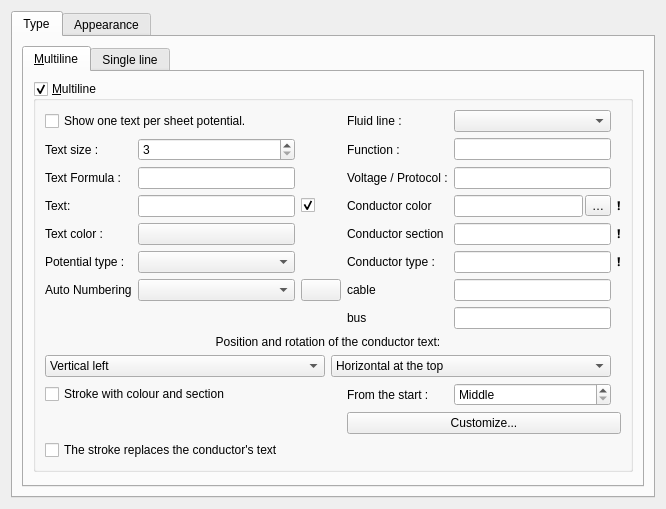
<?xml version="1.0" encoding="UTF-8"?>
<ui version="4.0">
 <class>ConductorPropertiesWidget</class>
 <widget class="QWidget" name="ConductorPropertiesWidget">
  <property name="geometry">
   <rect>
    <x>0</x>
    <y>0</y>
    <width>666</width>
    <height>418</height>
   </rect>
  </property>
  <property name="windowTitle">
   <string>Form</string>
  </property>
  <layout class="QGridLayout" name="gridLayout_9">
   <item row="0" column="0">
    <widget class="QTabWidget" name="tabWidget">
     <property name="currentIndex">
      <number>0</number>
     </property>
     <widget class="QWidget" name="type">
      <attribute name="title">
       <string>Type</string>
      </attribute>
      <layout class="QGridLayout" name="gridLayout_8">
       <item row="0" column="0">
        <widget class="QTabWidget" name="tabWidget_2">
         <property name="currentIndex">
          <number>0</number>
         </property>
         <widget class="QWidget" name="Multifilaire">
          <attribute name="title">
           <string>&amp;Multiline</string>
          </attribute>
          <layout class="QGridLayout" name="gridLayout_7">
           <item row="0" column="0">
            <widget class="QGroupBox" name="m_multiwires_gb">
             <property name="minimumSize">
              <size>
               <width>600</width>
               <height>0</height>
              </size>
             </property>
             <property name="title">
              <string>&amp;Multiline</string>
             </property>
             <property name="checkable">
              <bool>true</bool>
             </property>
             <property name="checked">
              <bool>true</bool>
             </property>
             <layout class="QGridLayout" name="gridLayout_3">
              <item row="5" column="0">
               <widget class="QLabel" name="m_potential_type_label">
                <property name="text">
                 <string>Potential type :</string>
                </property>
               </widget>
              </item>
              <item row="5" column="1">
               <widget class="QComboBox" name="m_potential_type_cb"/>
              </item>
              <item row="4" column="0">
               <widget class="QLabel" name="label_14">
                <property name="text">
                 <string>Text color :</string>
                </property>
               </widget>
              </item>
              <item row="3" column="3">
               <widget class="QLabel" name="label_4">
                <property name="text">
                 <string>Conductor color</string>
                </property>
               </widget>
              </item>
              <item row="6" column="1">
               <widget class="QComboBox" name="m_available_autonum_cb"/>
              </item>
              <item row="3" column="1">
               <widget class="QLineEdit" name="m_text_le">
                <property name="toolTip">
                 <string>Text</string>
                </property>
                <property name="clearButtonEnabled">
                 <bool>true</bool>
                </property>
               </widget>
              </item>
              <item row="2" column="3">
               <widget class="QLabel" name="label_9">
                <property name="text">
                 <string>Voltage / Protocol :</string>
                </property>
               </widget>
              </item>
              <item row="6" column="0">
               <widget class="QLabel" name="m_autonum_label">
                <property name="text">
                 <string>Auto Numbering</string>
                </property>
               </widget>
              </item>
              <item row="4" column="1">
               <widget class="KColorButton" name="m_text_color_kpb"/>
              </item>
              <item row="1" column="1">
               <widget class="QSpinBox" name="m_text_size_sb">
                <property name="toolTip">
                 <string>Text size</string>
                </property>
                <property name="wrapping">
                 <bool>false</bool>
                </property>
                <property name="buttonSymbols">
                 <enum>QAbstractSpinBox::UpDownArrows</enum>
                </property>
                <property name="prefix">
                 <string/>
                </property>
                <property name="minimum">
                 <number>3</number>
                </property>
                <property name="maximum">
                 <number>99</number>
                </property>
               </widget>
              </item>
              <item row="2" column="4">
               <widget class="QLineEdit" name="m_tension_protocol_le">
                <property name="clearButtonEnabled">
                 <bool>true</bool>
                </property>
               </widget>
              </item>
              <item row="4" column="3">
               <widget class="QLabel" name="label_5">
                <property name="text">
                 <string>Conductor section</string>
                </property>
               </widget>
              </item>
              <item row="5" column="3">
               <widget class="QLabel" name="m_conductor_type_label">
                <property name="text">
                 <string>Conductor type :</string>
                </property>
               </widget>
              </item>
              <item row="5" column="4">
               <widget class="QLineEdit" name="m_conductor_type_le"/>
              </item>
              <item row="3" column="5">
               <widget class="QLabel" name="m_wire_color_locked_info">
                <property name="text">
                 <string>❗</string>
                </property>
                <property name="visible">
                 <bool>false</bool>
                </property>
               </widget>
              </item>
              <item row="4" column="5">
               <widget class="QLabel" name="m_wire_section_locked_info">
                <property name="text">
                 <string>❗</string>
                </property>
                <property name="visible">
                 <bool>false</bool>
                </property>
               </widget>
              </item>
              <item row="5" column="5">
               <widget class="QLabel" name="m_conductor_type_locked_info">
                <property name="text">
                 <string>❗</string>
                </property>
                <property name="visible">
                 <bool>false</bool>
                </property>
               </widget>
              </item>
              <item row="3" column="2">
               <widget class="QCheckBox" name="m_show_text_cb">
                <property name="toolTip">
                 <string>Visible text</string>
                </property>
                <property name="text">
                 <string/>
                </property>
                <property name="checked">
                 <bool>true</bool>
                </property>
               </widget>
              </item>
              <item row="0" column="0" colspan="3">
               <widget class="QCheckBox" name="m_one_text_per_folio_cb">
                <property name="toolTip">
                 <string>Activate the option text by potential</string>
                </property>
                <property name="text">
                 <string>Show one text per sheet potential. </string>
                </property>
               </widget>
              </item>
              <item row="0" column="3">
               <widget class="QLabel" name="m_fluid_line_label">
                <property name="text">
                 <string>Fluid line :</string>
                </property>
               </widget>
              </item>
              <item row="0" column="4">
               <widget class="QComboBox" name="m_fluid_line_cb">
                <property name="toolTip">
                 <string>What this line is used for in a pneumatic or hydraulic diagram. A pilot or exhaust line is drawn dashed, a working line solid.</string>
                </property>
               </widget>
              </item>
              <item row="1" column="3">
               <widget class="QLabel" name="label_8">
                <property name="text">
                 <string>Function :</string>
                </property>
               </widget>
              </item>
              <item row="9" column="0" colspan="3">
               <widget class="QCheckBox" name="m_definition_mark_cb">
                <property name="toolTip">
                 <string>A slanted stroke across the conductor, with its colour above and its section below. Drag it along the conductor to move it.</string>
                </property>
                <property name="text">
                 <string>Stroke with colour and section</string>
                </property>
               </widget>
              </item>
              <item row="9" column="3">
               <widget class="QLabel" name="m_definition_mark_at_label">
                <property name="text">
                 <string>From the start :</string>
                </property>
               </widget>
              </item>
              <item row="9" column="4">
               <widget class="QSpinBox" name="m_definition_mark_at_sb">
                <property name="toolTip">
                 <string>Where the stroke stands, as a share of the conductor's length from its start. "Middle": the middle of its longest stretch.</string>
                </property>
                <property name="specialValueText">
                 <string>Middle</string>
                </property>
                <property name="suffix">
                 <string> %</string>
                </property>
                <property name="minimum">
                 <number>-1</number>
                </property>
                <property name="maximum">
                 <number>100</number>
                </property>
                <property name="singleStep">
                 <number>5</number>
                </property>
                <property name="value">
                 <number>-1</number>
                </property>
               </widget>
              </item>
              <item row="10" column="3" colspan="3">
               <widget class="QPushButton" name="m_definition_mark_customize_pb">
                <property name="toolTip">
                 <string>Choose the shapes and texts drawn at the stroke. The drawing is saved with the project as soon as you accept its editor, even if this dialog is cancelled then.</string>
                </property>
                <property name="text">
                 <string>Customize...</string>
                </property>
               </widget>
              </item>
              <item row="11" column="0" colspan="5">
               <widget class="QCheckBox" name="m_definition_mark_hides_text_cb">
                <property name="toolTip">
                 <string>With the stroke shown, the conductor's own text is hidden: the stroke already gives the colour and the section.</string>
                </property>
                <property name="text">
                 <string>The stroke replaces the conductor's text</string>
                </property>
               </widget>
              </item>
              <item row="8" column="0" colspan="5">
               <layout class="QGridLayout" name="m_text_angle_gl">
                <item row="1" column="0">
                 <widget class="QComboBox" name="m_verti_cb">
                  <item>
                   <property name="text">
                    <string>Vertical left</string>
                   </property>
                  </item>
                  <item>
                   <property name="text">
                    <string>Vertical right</string>
                   </property>
                  </item>
                 </widget>
                </item>
                <item row="0" column="0" colspan="2">
                 <widget class="QLabel" name="label_3">
                  <property name="text">
                   <string>Position and rotation of the conductor text:</string>
                  </property>
                  <property name="alignment">
                   <set>Qt::AlignHCenter|Qt::AlignTop</set>
                  </property>
                 </widget>
                </item>
                <item row="1" column="1">
                 <widget class="QComboBox" name="m_horiz_cb">
                  <item>
                   <property name="text">
                    <string>Horizontal at the top</string>
                   </property>
                  </item>
                  <item>
                   <property name="text">
                    <string>Horizontal down</string>
                   </property>
                  </item>
                 </widget>
                </item>
               </layout>
              </item>
              <item row="7" column="0" colspan="2">
               <layout class="QVBoxLayout" name="m_autonum_layout"/>
              </item>
              <item row="3" column="0">
               <widget class="QLabel" name="label">
                <property name="text">
                 <string>Text:</string>
                </property>
               </widget>
              </item>
              <item row="3" column="4">
               <layout class="QHBoxLayout" name="m_wire_color_hl">
                <property name="spacing">
                 <number>2</number>
                </property>
                <item>
                 <widget class="QLineEdit" name="m_wire_color_le"/>
                </item>
                <item>
                 <widget class="QToolButton" name="m_wire_color_codes_tb">
                  <property name="toolTip">
                   <string>IEC 60757 colour codes</string>
                  </property>
                  <property name="text">
                   <string>…</string>
                  </property>
                  <property name="popupMode">
                   <enum>QToolButton::InstantPopup</enum>
                  </property>
                 </widget>
                </item>
               </layout>
              </item>
              <item row="1" column="0">
               <widget class="QLabel" name="label_2">
                <property name="text">
                 <string>Text size :</string>
                </property>
               </widget>
              </item>
              <item row="6" column="2">
               <widget class="QPushButton" name="m_edit_autonum_pb">
                <property name="toolTip">
                 <string>Edit numbering</string>
                </property>
                <property name="text">
                 <string/>
                </property>
                <property name="icon">
                 <iconset theme="configure"/>
                </property>
               </widget>
              </item>
              <item row="1" column="4">
               <widget class="QLineEdit" name="m_function_le">
                <property name="clearButtonEnabled">
                 <bool>true</bool>
                </property>
               </widget>
              </item>
              <item row="4" column="4">
               <widget class="QLineEdit" name="m_wire_section_le"/>
              </item>
              <item row="2" column="0">
               <widget class="QLabel" name="label_11">
                <property name="text">
                 <string>Text Formula :</string>
                </property>
               </widget>
              </item>
              <item row="2" column="1">
               <widget class="QLineEdit" name="m_formula_le"/>
              </item>
              <item row="6" column="3">
               <widget class="QLabel" name="label_15">
                <property name="text">
                 <string>cable</string>
                </property>
               </widget>
              </item>
              <item row="6" column="4">
               <widget class="QLineEdit" name="m_cable_le"/>
              </item>
              <item row="7" column="3">
               <widget class="QLabel" name="label_16">
                <property name="text">
                 <string>bus</string>
                </property>
               </widget>
              </item>
              <item row="7" column="4">
               <widget class="QLineEdit" name="m_bus_le"/>
              </item>
             </layout>
            </widget>
           </item>
           <item row="1" column="0">
            <spacer name="verticalSpacer_2">
             <property name="orientation">
              <enum>Qt::Vertical</enum>
             </property>
             <property name="sizeHint" stdset="0">
              <size>
               <width>20</width>
               <height>40</height>
              </size>
             </property>
            </spacer>
           </item>
          </layout>
         </widget>
         <widget class="QWidget" name="Unifilaire">
          <attribute name="title">
           <string>Single line</string>
          </attribute>
          <layout class="QGridLayout" name="gridLayout_5">
           <item row="0" column="0">
            <widget class="QGroupBox" name="m_singlewire_gb">
             <property name="maximumSize">
              <size>
               <width>450</width>
               <height>16777215</height>
              </size>
             </property>
             <property name="title">
              <string>Single line</string>
             </property>
             <property name="flat">
              <bool>false</bool>
             </property>
             <property name="checkable">
              <bool>true</bool>
             </property>
             <property name="checked">
              <bool>false</bool>
             </property>
             <layout class="QHBoxLayout" name="horizontalLayout">
              <item>
               <layout class="QGridLayout" name="gridLayout">
                <item row="0" column="0" rowspan="3">
                 <widget class="QLabel" name="m_preview_label">
                  <property name="text">
                   <string>TextLabel</string>
                  </property>
                  <property name="alignment">
                   <set>Qt::AlignCenter</set>
                  </property>
                 </widget>
                </item>
                <item row="2" column="3">
                 <widget class="QSpinBox" name="m_phase_sb">
                  <property name="toolTip">
                   <string>Number of phase</string>
                  </property>
                  <property name="minimum">
                   <number>1</number>
                  </property>
                  <property name="maximum">
                   <number>3</number>
                  </property>
                 </widget>
                </item>
                <item row="0" column="2">
                 <widget class="QPushButton" name="m_update_preview_pb">
                  <property name="text">
                   <string/>
                  </property>
                 </widget>
                </item>
                <item row="1" column="1">
                 <widget class="QCheckBox" name="m_neutral_cb">
                  <property name="toolTip">
                   <string>Neutral</string>
                  </property>
                  <property name="text">
                   <string>neutral</string>
                  </property>
                  <property name="icon">
                   <iconset theme="neutral"/>
                  </property>
                 </widget>
                </item>
                <item row="0" column="1">
                 <widget class="QCheckBox" name="m_earth_cb">
                  <property name="toolTip">
                   <string>Ground</string>
                  </property>
                  <property name="text">
                   <string>ground</string>
                  </property>
                  <property name="icon">
                   <iconset theme="ground"/>
                  </property>
                 </widget>
                </item>
                <item row="2" column="1">
                 <widget class="QCheckBox" name="m_phase_cb">
                  <property name="toolTip">
                   <string>Phase</string>
                  </property>
                  <property name="text">
                   <string>phase</string>
                  </property>
                  <property name="icon">
                   <iconset theme="phase"/>
                  </property>
                 </widget>
                </item>
                <item row="2" column="2">
                 <widget class="QSlider" name="m_phase_slider">
                  <property name="sizePolicy">
                   <sizepolicy hsizetype="Minimum" vsizetype="Fixed">
                    <horstretch>0</horstretch>
                    <verstretch>0</verstretch>
                   </sizepolicy>
                  </property>
                  <property name="toolTip">
                   <string>Number of phase</string>
                  </property>
                  <property name="minimum">
                   <number>1</number>
                  </property>
                  <property name="maximum">
                   <number>3</number>
                  </property>
                  <property name="orientation">
                   <enum>Qt::Horizontal</enum>
                  </property>
                 </widget>
                </item>
                <item row="1" column="2">
                 <widget class="QCheckBox" name="m_pen_cb">
                  <property name="toolTip">
                   <string>Protective Earth Neutral</string>
                  </property>
                  <property name="text">
                   <string>PEN</string>
                  </property>
                 </widget>
                </item>
               </layout>
              </item>
             </layout>
            </widget>
           </item>
           <item row="1" column="0">
            <spacer name="verticalSpacer_3">
             <property name="orientation">
              <enum>Qt::Vertical</enum>
             </property>
             <property name="sizeHint" stdset="0">
              <size>
               <width>20</width>
               <height>40</height>
              </size>
             </property>
            </spacer>
           </item>
          </layout>
         </widget>
        </widget>
       </item>
      </layout>
     </widget>
     <widget class="QWidget" name="appearance">
      <attribute name="title">
       <string>Appearance</string>
      </attribute>
      <layout class="QGridLayout" name="gridLayout_4">
       <item row="0" column="1">
        <widget class="KColorButton" name="m_color_kpb"/>
       </item>
       <item row="2" column="0">
        <widget class="QLabel" name="label_10">
         <property name="text">
          <string>Size :</string>
         </property>
        </widget>
       </item>
       <item row="5" column="1">
        <spacer name="verticalSpacer">
         <property name="orientation">
          <enum>Qt::Vertical</enum>
         </property>
         <property name="sizeHint" stdset="0">
          <size>
           <width>20</width>
           <height>40</height>
          </size>
         </property>
        </spacer>
       </item>
       <item row="1" column="0">
        <widget class="QLabel" name="label_7">
         <property name="toolTip">
          <string>Conductor style</string>
         </property>
         <property name="text">
          <string>Style:</string>
         </property>
        </widget>
       </item>
       <item row="3" column="0" colspan="2">
        <widget class="QGroupBox" name="m_custom_dash_gb">
         <property name="title">
          <string>Custom dash pattern</string>
         </property>
         <property name="flat">
          <bool>true</bool>
         </property>
         <property name="checkable">
          <bool>true</bool>
         </property>
         <property name="checked">
          <bool>false</bool>
         </property>
         <layout class="QGridLayout" name="gridLayout_dash">
          <item row="0" column="0">
           <widget class="QLabel" name="m_pattern_dash_label">
            <property name="text">
             <string>Dash length :</string>
            </property>
           </widget>
          </item>
          <item row="0" column="1">
           <widget class="QDoubleSpinBox" name="m_pattern_dash_sb">
            <property name="suffix">
             <string> du</string>
            </property>
            <property name="minimum">
             <double>0.100000000000000</double>
            </property>
            <property name="maximum">
             <double>1000.000000000000000</double>
            </property>
            <property name="singleStep">
             <double>0.500000000000000</double>
            </property>
            <property name="value">
             <double>6.000000000000000</double>
            </property>
           </widget>
          </item>
          <item row="1" column="0">
           <widget class="QLabel" name="m_pattern_gap_label">
            <property name="text">
             <string>Gap after dash :</string>
            </property>
           </widget>
          </item>
          <item row="1" column="1">
           <widget class="QDoubleSpinBox" name="m_pattern_gap_sb">
            <property name="suffix">
             <string> du</string>
            </property>
            <property name="minimum">
             <double>0.100000000000000</double>
            </property>
            <property name="maximum">
             <double>1000.000000000000000</double>
            </property>
            <property name="singleStep">
             <double>0.500000000000000</double>
            </property>
            <property name="value">
             <double>4.000000000000000</double>
            </property>
           </widget>
          </item>
          <item row="2" column="0">
           <widget class="QLabel" name="m_pattern_dot_label">
            <property name="text">
             <string>Dot length :</string>
            </property>
           </widget>
          </item>
          <item row="2" column="1">
           <widget class="QDoubleSpinBox" name="m_pattern_dot_sb">
            <property name="suffix">
             <string> du</string>
            </property>
            <property name="minimum">
             <double>0.100000000000000</double>
            </property>
            <property name="maximum">
             <double>1000.000000000000000</double>
            </property>
            <property name="singleStep">
             <double>0.500000000000000</double>
            </property>
            <property name="value">
             <double>1.000000000000000</double>
            </property>
           </widget>
          </item>
          <item row="3" column="0">
           <widget class="QLabel" name="m_pattern_dot_gap_label">
            <property name="text">
             <string>Gap after dot :</string>
            </property>
           </widget>
          </item>
          <item row="3" column="1">
           <widget class="QDoubleSpinBox" name="m_pattern_dot_gap_sb">
            <property name="suffix">
             <string> du</string>
            </property>
            <property name="minimum">
             <double>0.100000000000000</double>
            </property>
            <property name="maximum">
             <double>1000.000000000000000</double>
            </property>
            <property name="singleStep">
             <double>0.500000000000000</double>
            </property>
            <property name="value">
             <double>4.000000000000000</double>
            </property>
           </widget>
          </item>
          <item row="4" column="0" colspan="2">
           <widget class="QLabel" name="m_pattern_units_label">
            <property name="text">
             <string>Drawing units, independent of the line size. Scaling the page scales the pattern.</string>
            </property>
            <property name="wordWrap">
             <bool>true</bool>
            </property>
           </widget>
          </item>
          <item row="5" column="0" colspan="2">
           <widget class="QLabel" name="m_pattern_preview_label">
            <property name="minimumSize">
             <size>
              <width>280</width>
              <height>36</height>
             </size>
            </property>
            <property name="alignment">
             <set>Qt::AlignCenter</set>
            </property>
           </widget>
          </item>
         </layout>
        </widget>
       </item>
       <item row="4" column="0" colspan="2">
        <widget class="QGroupBox" name="m_color_2_gb">
         <property name="title">
          <string>Secondary color :</string>
         </property>
         <property name="flat">
          <bool>true</bool>
         </property>
         <property name="checkable">
          <bool>true</bool>
         </property>
         <property name="checked">
          <bool>false</bool>
         </property>
         <layout class="QGridLayout" name="gridLayout_2">
          <item row="1" column="0">
           <widget class="QLabel" name="label_13">
            <property name="text">
             <string>Line size :</string>
            </property>
           </widget>
          </item>
          <item row="1" column="1">
           <widget class="QSpinBox" name="m_dash_size_sb">
            <property name="suffix">
             <string>px</string>
            </property>
            <property name="minimum">
             <number>2</number>
            </property>
           </widget>
          </item>
          <item row="0" column="0">
           <widget class="QLabel" name="label_12">
            <property name="text">
             <string>Color:</string>
            </property>
           </widget>
          </item>
          <item row="0" column="1">
           <widget class="KColorButton" name="m_color_2_kpb"/>
          </item>
         </layout>
        </widget>
       </item>
       <item row="2" column="1">
        <widget class="QDoubleSpinBox" name="m_cond_size_sb">
         <property name="minimum">
          <double>0.400000000000000</double>
         </property>
         <property name="maximum">
          <double>20.000000000000000</double>
         </property>
         <property name="singleStep">
          <double>0.200000000000000</double>
         </property>
         <property name="value">
          <double>1.000000000000000</double>
         </property>
        </widget>
       </item>
       <item row="1" column="1">
        <widget class="QComboBox" name="m_line_style_cb">
         <property name="toolTip">
          <string>Conductor style</string>
         </property>
        </widget>
       </item>
       <item row="0" column="0">
        <widget class="QLabel" name="label_6">
         <property name="toolTip">
          <string>Conductor color</string>
         </property>
         <property name="text">
          <string>Color:</string>
         </property>
        </widget>
       </item>
      </layout>
     </widget>
    </widget>
   </item>
  </layout>
 </widget>
 <customwidgets>
  <customwidget>
   <class>KColorButton</class>
   <extends>QPushButton</extends>
   <header>kcolorbutton.h</header>
  </customwidget>
 </customwidgets>
 <tabstops>
  <tabstop>tabWidget</tabstop>
  <tabstop>tabWidget_2</tabstop>
  <tabstop>m_multiwires_gb</tabstop>
  <tabstop>m_one_text_per_folio_cb</tabstop>
  <tabstop>m_text_size_sb</tabstop>
  <tabstop>m_formula_le</tabstop>
  <tabstop>m_text_le</tabstop>
  <tabstop>m_show_text_cb</tabstop>
  <tabstop>m_text_color_kpb</tabstop>
  <tabstop>m_available_autonum_cb</tabstop>
  <tabstop>m_edit_autonum_pb</tabstop>
  <tabstop>m_function_le</tabstop>
  <tabstop>m_tension_protocol_le</tabstop>
  <tabstop>m_wire_color_le</tabstop>
  <tabstop>m_wire_color_codes_tb</tabstop>
  <tabstop>m_wire_section_le</tabstop>
  <tabstop>m_cable_le</tabstop>
  <tabstop>m_bus_le</tabstop>
  <tabstop>m_verti_cb</tabstop>
  <tabstop>m_horiz_cb</tabstop>
  <tabstop>m_singlewire_gb</tabstop>
  <tabstop>m_phase_sb</tabstop>
  <tabstop>m_update_preview_pb</tabstop>
  <tabstop>m_neutral_cb</tabstop>
  <tabstop>m_earth_cb</tabstop>
  <tabstop>m_phase_cb</tabstop>
  <tabstop>m_phase_slider</tabstop>
  <tabstop>m_pen_cb</tabstop>
  <tabstop>m_color_kpb</tabstop>
  <tabstop>m_color_2_gb</tabstop>
  <tabstop>m_dash_size_sb</tabstop>
  <tabstop>m_color_2_kpb</tabstop>
  <tabstop>m_cond_size_sb</tabstop>
  <tabstop>m_line_style_cb</tabstop>
 </tabstops>
 <resources>
  <include location="../../qelectrotech.qrc"/>
 </resources>
 <connections>
  <connection>
   <sender>m_phase_slider</sender>
   <signal>valueChanged(int)</signal>
   <receiver>m_phase_sb</receiver>
   <slot>setValue(int)</slot>
   <hints>
    <hint type="sourcelabel">
     <x>238</x>
     <y>324</y>
    </hint>
    <hint type="destinationlabel">
     <x>337</x>
     <y>332</y>
    </hint>
   </hints>
  </connection>
  <connection>
   <sender>m_phase_sb</sender>
   <signal>valueChanged(int)</signal>
   <receiver>m_phase_slider</receiver>
   <slot>setValue(int)</slot>
   <hints>
    <hint type="sourcelabel">
     <x>356</x>
     <y>322</y>
    </hint>
    <hint type="destinationlabel">
     <x>207</x>
     <y>325</y>
    </hint>
   </hints>
  </connection>
  <connection>
   <sender>m_phase_cb</sender>
   <signal>toggled(bool)</signal>
   <receiver>m_phase_slider</receiver>
   <slot>setEnabled(bool)</slot>
   <hints>
    <hint type="sourcelabel">
     <x>152</x>
     <y>328</y>
    </hint>
    <hint type="destinationlabel">
     <x>208</x>
     <y>329</y>
    </hint>
   </hints>
  </connection>
  <connection>
   <sender>m_phase_cb</sender>
   <signal>toggled(bool)</signal>
   <receiver>m_phase_sb</receiver>
   <slot>setEnabled(bool)</slot>
   <hints>
    <hint type="sourcelabel">
     <x>106</x>
     <y>326</y>
    </hint>
    <hint type="destinationlabel">
     <x>338</x>
     <y>323</y>
    </hint>
   </hints>
  </connection>
  <connection>
   <sender>m_earth_cb</sender>
   <signal>clicked()</signal>
   <receiver>m_update_preview_pb</receiver>
   <slot>click()</slot>
   <hints>
    <hint type="sourcelabel">
     <x>142</x>
     <y>249</y>
    </hint>
    <hint type="destinationlabel">
     <x>228</x>
     <y>249</y>
    </hint>
   </hints>
  </connection>
  <connection>
   <sender>m_neutral_cb</sender>
   <signal>clicked()</signal>
   <receiver>m_update_preview_pb</receiver>
   <slot>click()</slot>
   <hints>
    <hint type="sourcelabel">
     <x>158</x>
     <y>304</y>
    </hint>
    <hint type="destinationlabel">
     <x>269</x>
     <y>246</y>
    </hint>
   </hints>
  </connection>
  <connection>
   <sender>m_phase_cb</sender>
   <signal>clicked()</signal>
   <receiver>m_update_preview_pb</receiver>
   <slot>click()</slot>
   <hints>
    <hint type="sourcelabel">
     <x>126</x>
     <y>340</y>
    </hint>
    <hint type="destinationlabel">
     <x>254</x>
     <y>248</y>
    </hint>
   </hints>
  </connection>
  <connection>
   <sender>m_pen_cb</sender>
   <signal>clicked()</signal>
   <receiver>m_update_preview_pb</receiver>
   <slot>click()</slot>
   <hints>
    <hint type="sourcelabel">
     <x>222</x>
     <y>276</y>
    </hint>
    <hint type="destinationlabel">
     <x>242</x>
     <y>245</y>
    </hint>
   </hints>
  </connection>
  <connection>
   <sender>m_phase_sb</sender>
   <signal>valueChanged(int)</signal>
   <receiver>m_update_preview_pb</receiver>
   <slot>click()</slot>
   <hints>
    <hint type="sourcelabel">
     <x>357</x>
     <y>340</y>
    </hint>
    <hint type="destinationlabel">
     <x>305</x>
     <y>248</y>
    </hint>
   </hints>
  </connection>
 </connections>
</ui>
